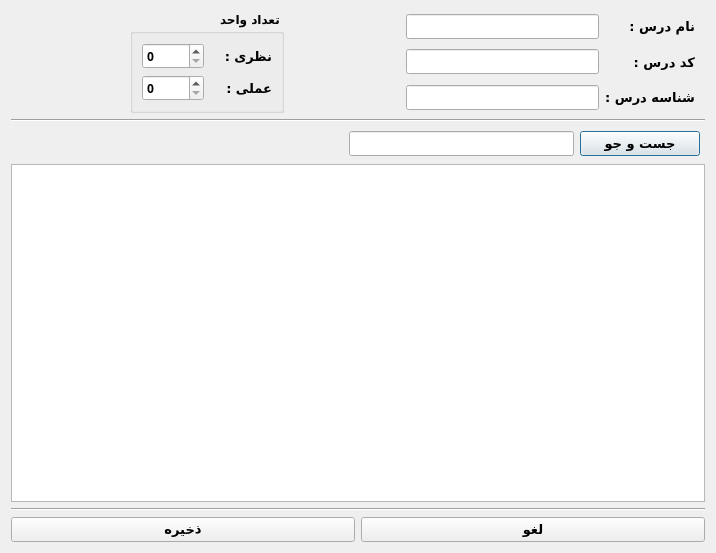
<?xml version="1.0" encoding="UTF-8"?>
<ui version="4.0">
 <class>Dialog</class>
 <widget class="QDialog" name="Dialog">
  <property name="windowModality">
   <enum>Qt::NonModal</enum>
  </property>
  <property name="geometry">
   <rect>
    <x>0</x>
    <y>0</y>
    <width>716</width>
    <height>553</height>
   </rect>
  </property>
  <property name="minimumSize">
   <size>
    <width>716</width>
    <height>553</height>
   </size>
  </property>
  <property name="maximumSize">
   <size>
    <width>1920</width>
    <height>1080</height>
   </size>
  </property>
  <property name="windowTitle">
   <string>Subject</string>
  </property>
  <property name="layoutDirection">
   <enum>Qt::RightToLeft</enum>
  </property>
  <layout class="QVBoxLayout" name="verticalLayout">
   <item>
    <layout class="QGridLayout" name="gridLayout_6" columnstretch="0,0,5,3,4,3">
     <property name="leftMargin">
      <number>3</number>
     </property>
     <property name="rightMargin">
      <number>10</number>
     </property>
     <item row="0" column="4" rowspan="3">
      <widget class="QGroupBox" name="groupBox">
       <property name="maximumSize">
        <size>
         <width>200</width>
         <height>16777215</height>
        </size>
       </property>
       <property name="font">
        <font>
         <family>Vazir Black FD-WOL</family>
         <pointsize>9</pointsize>
         <weight>75</weight>
         <bold>true</bold>
        </font>
       </property>
       <property name="title">
        <string>تعداد واحد</string>
       </property>
       <layout class="QGridLayout" name="gridLayout_3">
        <item row="0" column="0">
         <layout class="QGridLayout" name="gridLayout_2">
          <item row="0" column="0">
           <widget class="QLabel" name="label">
            <property name="font">
             <font>
              <pointsize>10</pointsize>
             </font>
            </property>
            <property name="text">
             <string>نظری :</string>
            </property>
           </widget>
          </item>
          <item row="1" column="0">
           <widget class="QLabel" name="label_2">
            <property name="font">
             <font>
              <pointsize>10</pointsize>
             </font>
            </property>
            <property name="text">
             <string>عملی :</string>
            </property>
           </widget>
          </item>
          <item row="0" column="1">
           <widget class="QSpinBox" name="spinBox">
            <property name="maximumSize">
             <size>
              <width>110</width>
              <height>16777215</height>
             </size>
            </property>
            <property name="layoutDirection">
             <enum>Qt::LeftToRight</enum>
            </property>
           </widget>
          </item>
          <item row="1" column="1">
           <widget class="QSpinBox" name="spinBox_2">
            <property name="maximumSize">
             <size>
              <width>110</width>
              <height>16777215</height>
             </size>
            </property>
            <property name="layoutDirection">
             <enum>Qt::LeftToRight</enum>
            </property>
           </widget>
          </item>
         </layout>
        </item>
       </layout>
      </widget>
     </item>
     <item row="2" column="1">
      <widget class="QLabel" name="lblDesc_3">
       <property name="font">
        <font>
         <family>Vazir Black FD-WOL</family>
         <pointsize>10</pointsize>
         <weight>75</weight>
         <bold>true</bold>
        </font>
       </property>
       <property name="text">
        <string>شناسه درس :</string>
       </property>
      </widget>
     </item>
     <item row="2" column="2">
      <widget class="QLineEdit" name="lineEditDescription_3">
       <property name="maximumSize">
        <size>
         <width>16777215</width>
         <height>16777215</height>
        </size>
       </property>
       <property name="font">
        <font>
         <family>B Nazanin</family>
         <pointsize>9</pointsize>
         <weight>75</weight>
         <bold>true</bold>
        </font>
       </property>
      </widget>
     </item>
     <item row="0" column="2">
      <widget class="QLineEdit" name="lineEditName_3">
       <property name="maximumSize">
        <size>
         <width>16777215</width>
         <height>16777215</height>
        </size>
       </property>
       <property name="font">
        <font>
         <family>B Nazanin</family>
         <pointsize>9</pointsize>
         <weight>75</weight>
         <bold>true</bold>
        </font>
       </property>
      </widget>
     </item>
     <item row="0" column="1">
      <widget class="QLabel" name="lblName_4">
       <property name="font">
        <font>
         <family>Vazir Black FD-WOL</family>
         <pointsize>10</pointsize>
         <weight>75</weight>
         <bold>true</bold>
        </font>
       </property>
       <property name="text">
        <string>نام درس :</string>
       </property>
      </widget>
     </item>
     <item row="1" column="1">
      <widget class="QLabel" name="lblCode_3">
       <property name="font">
        <font>
         <family>Vazir Black FD-WOL</family>
         <pointsize>10</pointsize>
         <weight>75</weight>
         <bold>true</bold>
        </font>
       </property>
       <property name="text">
        <string>کد درس :</string>
       </property>
      </widget>
     </item>
     <item row="1" column="2">
      <widget class="QLineEdit" name="lineEditCode_3">
       <property name="maximumSize">
        <size>
         <width>16777215</width>
         <height>16777215</height>
        </size>
       </property>
       <property name="font">
        <font>
         <family>B Nazanin</family>
         <pointsize>9</pointsize>
         <weight>75</weight>
         <bold>true</bold>
        </font>
       </property>
      </widget>
     </item>
     <item row="0" column="5">
      <spacer name="horizontalSpacer_3">
       <property name="orientation">
        <enum>Qt::Horizontal</enum>
       </property>
       <property name="sizeHint" stdset="0">
        <size>
         <width>40</width>
         <height>20</height>
        </size>
       </property>
      </spacer>
     </item>
     <item row="1" column="3">
      <spacer name="horizontalSpacer_2">
       <property name="orientation">
        <enum>Qt::Horizontal</enum>
       </property>
       <property name="sizeHint" stdset="0">
        <size>
         <width>40</width>
         <height>20</height>
        </size>
       </property>
      </spacer>
     </item>
    </layout>
   </item>
   <item>
    <widget class="Line" name="line">
     <property name="orientation">
      <enum>Qt::Horizontal</enum>
     </property>
    </widget>
   </item>
   <item>
    <layout class="QHBoxLayout" name="horizontalLayout_4" stretch="1,2,3">
     <property name="leftMargin">
      <number>0</number>
     </property>
     <property name="topMargin">
      <number>3</number>
     </property>
     <property name="rightMargin">
      <number>5</number>
     </property>
     <property name="bottomMargin">
      <number>2</number>
     </property>
     <item>
      <widget class="QPushButton" name="pushButton">
       <property name="minimumSize">
        <size>
         <width>120</width>
         <height>0</height>
        </size>
       </property>
       <property name="font">
        <font>
         <family>Vazir FD-WOL</family>
         <pointsize>10</pointsize>
         <weight>75</weight>
         <bold>true</bold>
        </font>
       </property>
       <property name="text">
        <string>جست و جو</string>
       </property>
      </widget>
     </item>
     <item>
      <widget class="QLineEdit" name="lineEdit">
       <property name="font">
        <font>
         <family>B Nazanin</family>
         <pointsize>9</pointsize>
         <weight>75</weight>
         <bold>true</bold>
        </font>
       </property>
      </widget>
     </item>
     <item>
      <spacer name="horizontalSpacer">
       <property name="orientation">
        <enum>Qt::Horizontal</enum>
       </property>
       <property name="sizeHint" stdset="0">
        <size>
         <width>40</width>
         <height>20</height>
        </size>
       </property>
      </spacer>
     </item>
    </layout>
   </item>
   <item>
    <widget class="QTreeView" name="treeSchedule"/>
   </item>
   <item>
    <widget class="Line" name="line_2">
     <property name="orientation">
      <enum>Qt::Horizontal</enum>
     </property>
    </widget>
   </item>
   <item>
    <layout class="QHBoxLayout" name="horizontalLayout">
     <item>
      <widget class="QPushButton" name="btnCancel">
       <property name="font">
        <font>
         <family>Vazir Black FD-WOL</family>
         <pointsize>10</pointsize>
         <weight>75</weight>
         <bold>true</bold>
        </font>
       </property>
       <property name="text">
        <string>لغو</string>
       </property>
      </widget>
     </item>
     <item>
      <widget class="QPushButton" name="btnFinish">
       <property name="font">
        <font>
         <family>Vazir Black FD-WOL</family>
         <pointsize>10</pointsize>
         <weight>75</weight>
         <bold>true</bold>
        </font>
       </property>
       <property name="text">
        <string>ذخیره</string>
       </property>
      </widget>
     </item>
    </layout>
   </item>
  </layout>
 </widget>
 <resources/>
 <connections/>
</ui>
